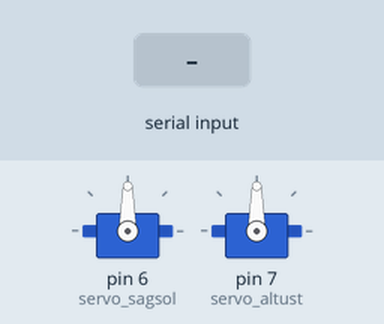
Bench run of a sketch on a simulated Arduino Uno, built with avr-gcc and run on an emulated ATmega328P. Shown: 2 × servo. The test bench sets the inputs (shaded band).

Above: at 1.2 s.
1.3 s: "1" received over Serial
At 2.4 s:
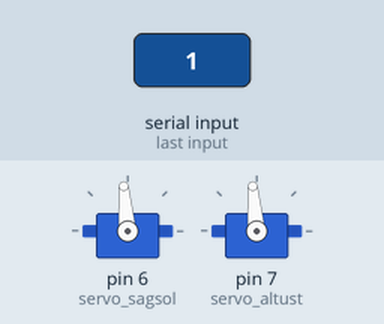
2.8 s: "2" received over Serial
At 3.6 s:
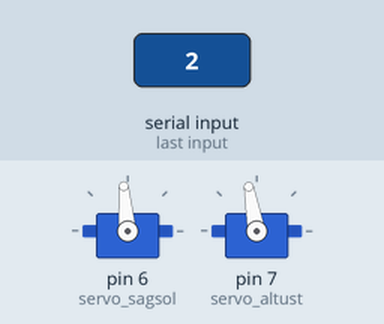
4.3 s: "4" received over Serial
At 4.7 s:
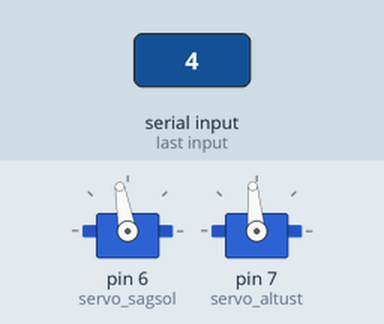
5.8 s: "1" received over Serial
At 7.0 s:
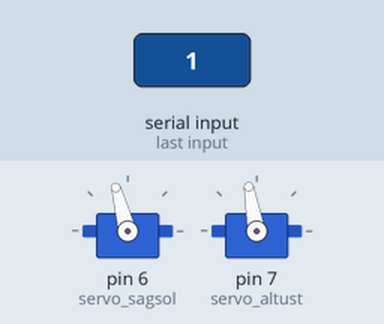
7.3 s: "6" received over Serial
At 8.2 s:
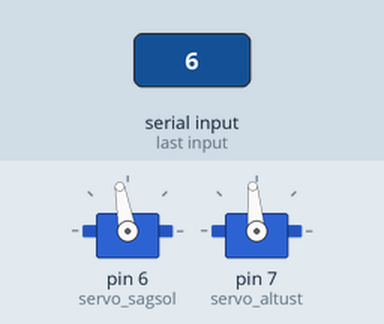
8.8 s: "3" received over Serial
At 9.3 s:
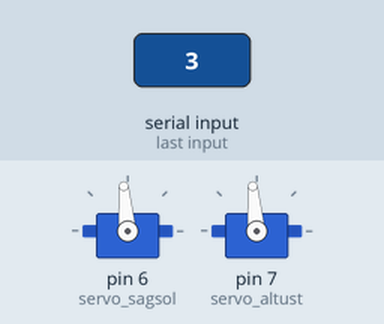
Timing chart, 0 to 11.3 s (numbered marks = the images above; inputs shaded):
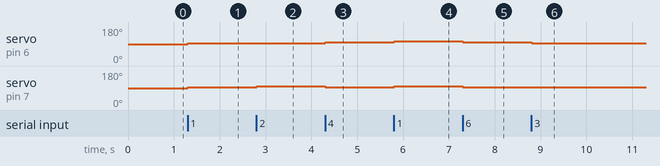

Measured:
- after the input at 1.3 s, servo on pin 6 (servo_sagsol), servo on pin 7 (servo_altust): 90° → 95° at once
- after the input at 2.8 s, servo on pin 7 (servo_altust): 95° → 100° at once
- after the input at 4.3 s, servo on pin 6 (servo_sagsol): 95° → 100° at once; servo on pin 7 (servo_altust): 100° → 95° at once
- after the input at 5.8 s, servo on pin 6 (servo_sagsol): 100° → 105° at once; servo on pin 7 (servo_altust): 95° → 100° at once
- after the input at 7.3 s, servo on pin 6 (servo_sagsol): 105° → 100° at once; servo on pin 7 (servo_altust): 100° → 95° at once
- after the input at 8.8 s, servo on pin 6 (servo_sagsol): 100° → 95° at once

The sketch:

Object_Tracking_webcam_Arduino.ino
```cpp
#include <Servo.h>   // Servo motor kütüphanesi tanımlama
Servo servo_sagsol;  //Servo motor değişken isimleri
Servo servo_altust;  //Servo motor değişken isimleri

int pos1 = 90;       //Servo motor Açı değişkenleri
int pos2 = 90;       //Servo motor Açı değişkenleri
int gelenVeri;       //C# tan gelen bilgilerin tutulduğu değişken

void setup()   // 1 kereye mahsus çalışır
{
  Serial.begin(9600);        //C# ile haberleşme hızı
  servo_sagsol.attach(6);    //Servo motorların Arduino'da hangi pine bağlı olduğunu tanımlama
  servo_altust.attach(7);    //Servo motorların Arduino'da hangi pine bağlı olduğunu tanımlama
  servo_sagsol.write(pos1);  //Başlangıçtaki servo açılarını 90 derece olarak ayarlama
  servo_altust.write(pos2);  //Başlangıçtaki servo açılarını 90 derece olarak ayarlama

}

void loop()
{
    if(Serial.available())   // Serial haberleşme var ise,
  {
    gelenVeri=Serial.read();  //Serial haberleşmeden gelen veriyi oku değişkene ata

    switch(gelenVeri)        //gelen veri var ise içeride kal
    {
      case '1': //pos1+ sola, pos2+ üste   (pos1=sağ ve sol motoru açı değişkeni, pos2 üste ve alta motor açı değişkeni)
       pos1+=5;
       pos2+=5;
       delay(5);
       if (pos1 > 180)
       {
         pos1=180;
       }
       if(pos2>180)
       {
        pos2=180;
       }
      break;

      case '2': // pos2+ üste
       pos2+=5;
       delay(5);
       if(pos2>180)
       {
        pos2=180;
       }
      break;

      case '3': // pos1- saga, pos2+ üste
        pos1-=5;
       delay(5);
       if(pos1<0)
        {
          pos1=0;
        }
      break;

      case '4': // pos1+ sola, pos2- alta
       pos1+=5;
       pos2-=5;
       delay(5);
       if (pos1 > 180)
       {
         pos1=180;
       }
       if(pos2<0)
       {
        pos2=0;
       }
      break;

      case '5':  // pos2- alta
       pos2-=5;
       delay(5);
       if(pos2<0)
       {
        pos2=0;
       }

      break;

      case '6': // pos1- saga, pos2- alta
       pos1-=5;
       pos2-=5;
       delay(5);
       if(pos1<0)
        {
          pos1=0;
        }
       if(pos2<0)
       {
        pos2=0;
       }

    }
   servo_sagsol.write(pos1);
   servo_altust.write(pos2);
  }


}
```
